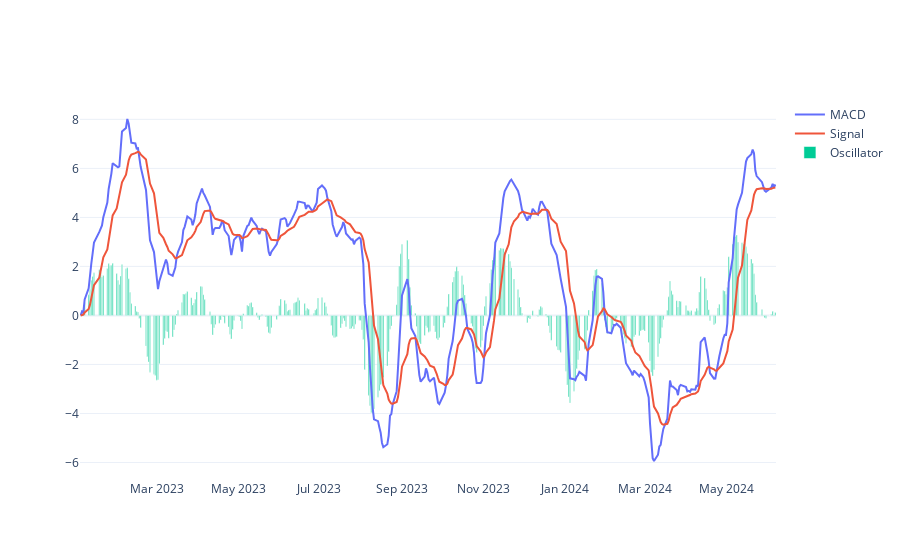

The cell this chart's notebook holds for it:
### Code cell
def plot_MACD(df):
    df_macd = fn.macdOscillator_fn(df, short_N=9, long_N=26, signal_N=13)
    macd = go.Scatter(x=df_macd.index, y=df_macd['MACD'], name='MACD')
    signal = go.Scatter(x=df_macd.index, y=df_macd['Signal'], name='Signal')
    ocillator = go.Bar(x=df_macd.index, y=df_macd['MACD Oscillator'], name='Oscillator')
    
    fig = go.Figure(data=[macd, signal, ocillator])
    return fig

plot_MACD(fdr.DataReader('AAPL', start='2023'))

### Figure 1 — Plotly figure (JSON) as saved in the notebook; plotly's stock layout.template omitted (floating-point values rounded to 4 significant figures; data arrays with more than 128 entries replaced by an {"elided": "..."} marker saying what was removed)
{"data": [{"name": "MACD", "type": "scatter", "x": {"elided": "360 str values"}, "y": {"elided": "360 float values"}}, {"name": "Signal", "type": "scatter", "x": {"elided": "360 str values"}, "y": {"elided": "360 float values"}}, {"name": "Oscillator", "type": "bar", "x": {"elided": "360 str values"}, "y": {"elided": "360 float values"}}], "layout": {}}
